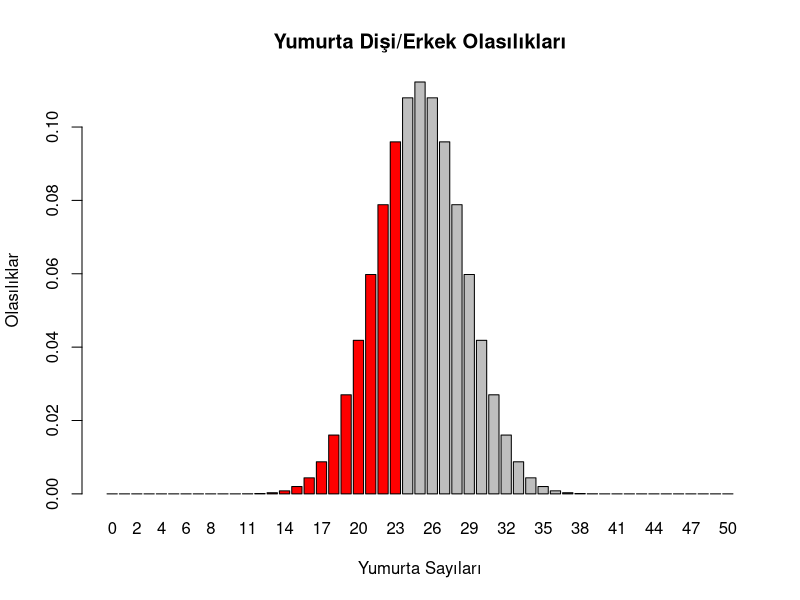

Source code (R):
# Olasılık hesaplamaları

# Bir uygulamanın tavuklarda yumurtlama sonrasında eşey oranını etkisini araştırıyoruz. 
# 48 yumurtanın açılması sonucu, dişi : erkek sayıları.

# Bunun için binom fonksiyonları kullanılabilir
# İlk olarak 23:25 olasılıklarını düşünelim
# q = 50 yumurtanın içinden açılanların dişi ya da erkek olması
# size toplam açılan yumurta sayısı

pbinom(q = 20,size = 50,prob = 0.5,lower.tail = TRUE)

dbinom(x = 25,prob = 0.5,size = 50)

egg_probs <- data.frame()

for(i in 0:50){
        Prob = data.frame("Prob"= dbinom(x = i,prob = 0.5,size = 50),"Eggs" = i)
        egg_probs <- rbind(egg_probs,Prob)
        
}

barplot(height = egg_probs$Prob,main = "Yumurta Dişi/Erkek Olasılıkları",
        ylab = "Olasılıklar",xlab="Yumurta Sayıları",names = egg_probs$Eggs,
        col = ifelse(egg_probs$Eggs <= 23,'red','grey'))

